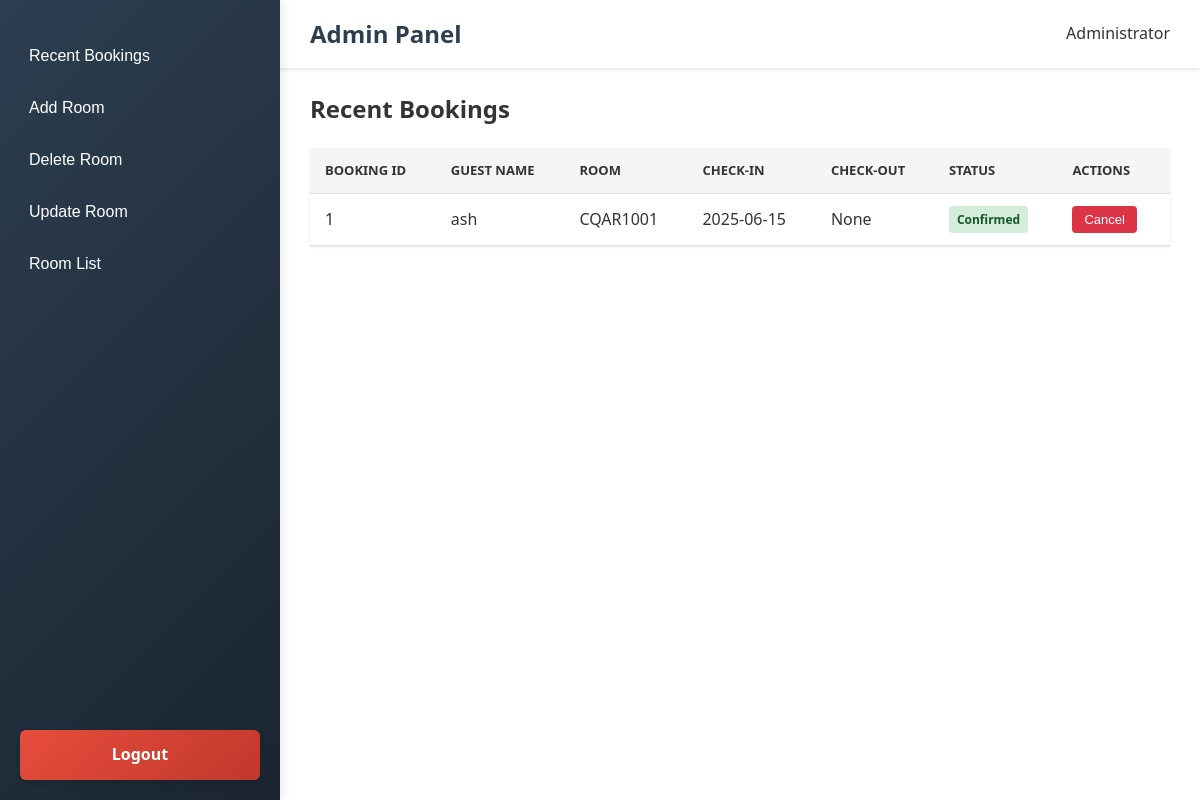
The app's page /admin (signed in), older data.
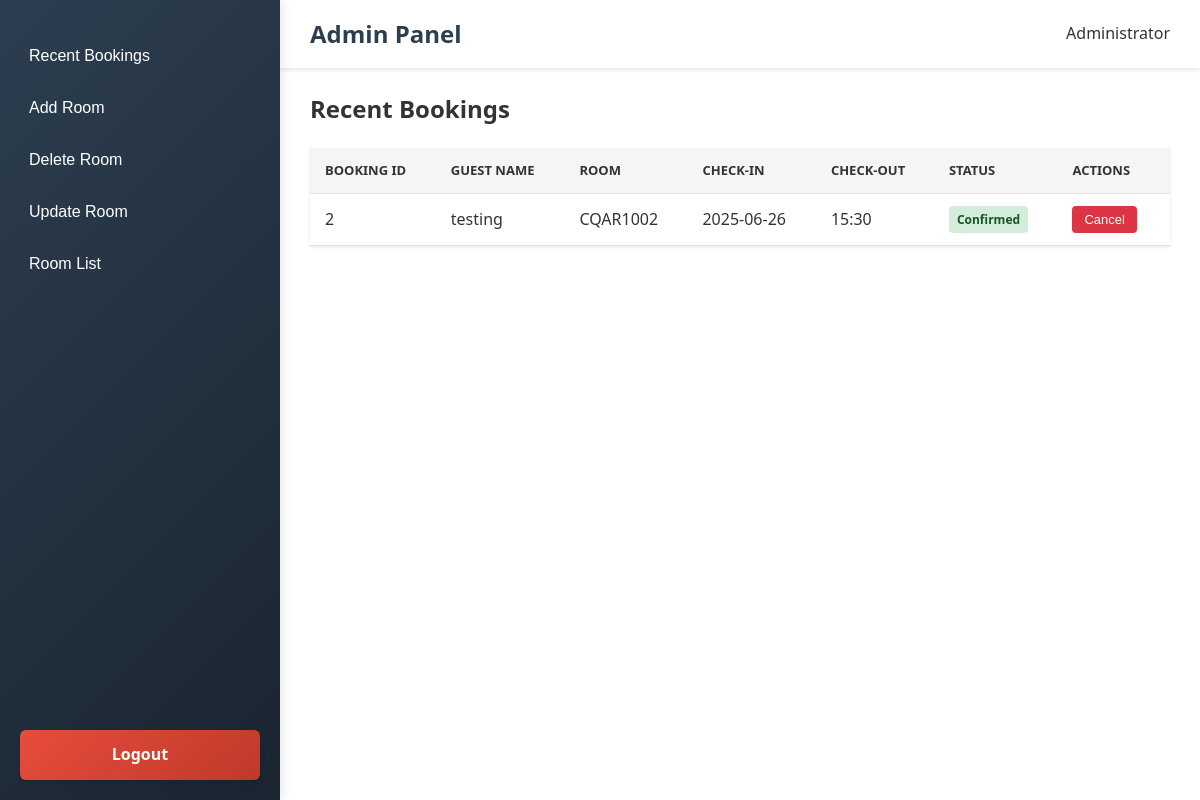
The same page, newer data.
### tables this page shows
CREATE TABLE bookings (
            id INTEGER PRIMARY KEY AUTOINCREMENT,
            username TEXT,
            room_number TEXT,
            date TEXT, time TEXT, start_time TEXT, end_time TEXT,
            FOREIGN KEY(username) REFERENCES users(username)
         );

### app.py (the view)
@app.route('/admin')
def admin_dashboard():
    if session.get('role') != 'admin' or session.get('is_approved') != 1:
        flash('Access denied: Admins only.', 'error')
        return redirect(url_for('login'))
    conn = sqlite3.connect("booking_database.db")
    cursor = conn.cursor()
    cursor.execute("""
        SELECT b.id, b.username, b.room_number, b.date, b.start_time, b.end_time
        FROM bookings b
        ORDER BY b.date, b.start_time
    """)
    bookings = cursor.fetchall()
    cursor.execute("""
        SELECT room_number, room_capacity, room_facilities, room_status
        FROM rooms
        ORDER BY room_number
    """)
    rooms = cursor.fetchall()
    conn.close()
    return render_template('admin.html', bookings=bookings, rooms=rooms)

### templates/admin.html (shortened to what this page needs)
<!DOCTYPE html>
<html lang="en">
<head>
    <link rel="stylesheet" href="../static/css/styles.admin.css">
</head>
<body>
    <header class="admin-header">
        <h1>Admin Panel</h1>
        <div class="user-info">
            <span>Administrator</span>
        </div>
    </header>
    <aside class="sidebar">
        <button class="nav-btn" onclick="showSection(event, 'recent-bookings')">Recent Bookings</button>
        <button class="nav-btn" onclick="showSection(event, 'add-room')">Add Room</button>
        <button class="nav-btn" onclick="showSection(event, 'delete-room')">Delete Room</button>
        <button class="nav-btn" onclick="showSection(event, 'update-room')">Update Room</button>
        <button class="nav-btn" onclick="showSection(event, 'room-list')">Room List</button>
        <a href="/logout" class="logout-btn">
            Logout
        </a>
    </aside>
    <main class="main-content">
        <div id="recent-bookings" class="content-section">
            <h2>Recent Bookings</h2>
            <table class="admin-table">
                <thead>
                    <tr>
                        <th>Booking ID</th>
                        <th>Guest Name</th>
                        <th>Room</th>
                        <th>Check-In</th>
                        <th>Check-Out</th>
                        <th>Status</th>
                        <th>Actions</th>
                    </tr>
                </thead>
                <tbody>
                    {% for booking in bookings %}
                        <tr>
                            <td>{{ booking[0] }}</td>
                            <td>{{ booking[1] }}</td>
                            <td>{{ booking[2] }}</td>
                            <td>{{ booking[3] }}</td>
                            <td>{{ booking[4] }}</td>
                            <td><span class="status status-approved">Confirmed</span></td>
                            <td>
                                <form action="{{ url_for('admin_cancel_booking', booking_id=booking[0]) }}" method="post">
                                    <button class="btn btn-danger btn-sm">Cancel</button>
                                </form>
                            </td>
                        </tr>
                    {% endfor %}
                </tbody>
            </table>
        </div>
    </main>
</body>
</html>

### static/css/styles.admin.css (style rules this page uses)
* { margin: 0; padding: 0; box-sizing: border-box; }
body { font-family: 'Segoe UI', Tahoma, Geneva, Verdana, sans-serif; background-color: #f8f9fa; color: #333; line-height: 1.6; display: flex; min-height: 100vh; }
.admin-header { position: fixed; top: 0; left: 280px; right: 0; background-color: #ffffff; padding: 15px 30px; box-shadow: 0 2px 4px rgba(0,0,0,0.1); z-index: 90; display: flex; justify-content: space-between; align-items: center; }
.admin-header h1 { color: #2c3e50; font-size: 24px; margin: 0; }
.admin-header .user-info { display: flex; align-items: center; }
.sidebar { background: linear-gradient(135deg, #2c3e50 0%, #1a2530 100%); width: 280px; height: 100vh; position: fixed; padding: 30px 0; display: flex; flex-direction: column; box-shadow: 2px 0 10px rgba(0, 0, 0, 0.1); z-index: 100; }
.nav-btn { display: block; background: transparent; color: white; text-decoration: none; text-align: left; padding: 12px 25px; margin: 5px 0; border-radius: 0; font-weight: 500; font-size: 16px; transition: all 0.3s ease; border: none; cursor: pointer; width: 100%; text-align: left; border-left: 4px solid transparent; }
.main-content { flex: 1; margin-left: 280px; padding: 90px 30px 30px; background-color: #fff; min-height: 100vh; }
.admin-table { width: 100%; border-collapse: collapse; margin-top: 20px; box-shadow: 0 1px 3px rgba(0,0,0,0.1); }
.admin-table th, .admin-table td { padding: 12px 15px; text-align: left; border-bottom: 1px solid #e0e0e0; }
.admin-table th { background-color: #f5f5f5; font-weight: 600; color: #333; text-transform: uppercase; font-size: 13px; }
.status { display: inline-block; padding: 4px 8px; border-radius: 4px; font-size: 12px; font-weight: 600; }
.status-approved { background-color: #d4edda; color: #155724; }
.btn { padding: 6px 12px; border-radius: 4px; font-weight: 500; cursor: pointer; transition: all 0.2s ease; border: none; font-size: 13px; margin-right: 5px; }
.btn-danger { background-color: #dc3545; color: white; }
.logout-btn { display: block; background: linear-gradient(135deg, #e74c3c 0%, #c0392b 100%); color: white; text-decoration: none; text-align: center; padding: 12px 20px; margin: 20px; border-radius: 6px; font-weight: 600; font-size: 16px; transition: all 0.3s ease; box-shadow: 0 4px 6px rgba(0, 0, 0, 0.1); border: none; cursor: pointer; position: absolute; bottom: 0; left: 0; right: 0; width: calc(100% - 40px); }

Row changes from the older to the newer data that the page shows:
removed bookings: id "1", username "ash", room_number "CQAR1001", date "2025-06-15", booking "None"
added bookings: id "2", username "testing", room_number "CQAR1002", date "2025-06-26", start_time "15:30"
